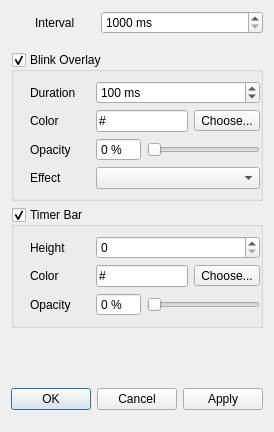
<?xml version="1.0" encoding="UTF-8"?>
<ui version="4.0">
 <class>SettingsDialog</class>
 <widget class="QDialog" name="SettingsDialog">
  <property name="geometry">
   <rect>
    <x>0</x>
    <y>0</y>
    <width>270</width>
    <height>432</height>
   </rect>
  </property>
  <property name="windowTitle">
   <string>Blink Settings</string>
  </property>
  <layout class="QVBoxLayout" name="verticalLayout_3">
   <item>
    <layout class="QFormLayout" name="formLayout_4">
     <property name="leftMargin">
      <number>24</number>
     </property>
     <property name="bottomMargin">
      <number>12</number>
     </property>
     <item row="0" column="0">
      <widget class="QLabel" name="label_Interval">
       <property name="minimumSize">
        <size>
         <width>60</width>
         <height>0</height>
        </size>
       </property>
       <property name="text">
        <string>Interval</string>
       </property>
       <property name="buddy">
        <cstring>spinBox_Interval</cstring>
       </property>
      </widget>
     </item>
     <item row="0" column="1">
      <widget class="QSpinBox" name="spinBox_Interval">
       <property name="suffix">
        <string> ms</string>
       </property>
       <property name="minimum">
        <number>1000</number>
       </property>
       <property name="maximum">
        <number>60000</number>
       </property>
       <property name="singleStep">
        <number>1000</number>
       </property>
      </widget>
     </item>
    </layout>
   </item>
   <item>
    <widget class="QGroupBox" name="groupBox_BlinkOverlay">
     <property name="title">
      <string>Blink Overlay</string>
     </property>
     <property name="flat">
      <bool>false</bool>
     </property>
     <property name="checkable">
      <bool>true</bool>
     </property>
     <property name="checked">
      <bool>true</bool>
     </property>
     <layout class="QFormLayout" name="formLayout_2">
      <property name="leftMargin">
       <number>16</number>
      </property>
      <property name="rightMargin">
       <number>0</number>
      </property>
      <item row="0" column="0">
       <widget class="QLabel" name="label_Durartion">
        <property name="minimumSize">
         <size>
          <width>60</width>
          <height>0</height>
         </size>
        </property>
        <property name="text">
         <string>Duration</string>
        </property>
        <property name="buddy">
         <cstring>spinBox_Duration</cstring>
        </property>
       </widget>
      </item>
      <item row="0" column="1">
       <widget class="QSpinBox" name="spinBox_Duration">
        <property name="suffix">
         <string> ms</string>
        </property>
        <property name="prefix">
         <string/>
        </property>
        <property name="maximum">
         <number>1000</number>
        </property>
        <property name="singleStep">
         <number>10</number>
        </property>
        <property name="value">
         <number>100</number>
        </property>
       </widget>
      </item>
      <item row="1" column="0">
       <widget class="QLabel" name="label_Color">
        <property name="text">
         <string>Color</string>
        </property>
        <property name="buddy">
         <cstring>lineEdit_Color</cstring>
        </property>
       </widget>
      </item>
      <item row="1" column="1">
       <layout class="QHBoxLayout" name="horizontalLayout_Color">
        <item>
         <widget class="QLineEdit" name="lineEdit_Color">
          <property name="inputMask">
           <string>\#HHHHHH</string>
          </property>
         </widget>
        </item>
        <item>
         <widget class="QToolButton" name="toolButton_Color">
          <property name="text">
           <string>Choose...</string>
          </property>
         </widget>
        </item>
       </layout>
      </item>
      <item row="2" column="0">
       <widget class="QLabel" name="label_Opacity">
        <property name="text">
         <string>Opacity</string>
        </property>
        <property name="buddy">
         <cstring>spinBox_Opacity</cstring>
        </property>
       </widget>
      </item>
      <item row="2" column="1">
       <layout class="QHBoxLayout" name="horizontalLayout_Opacity">
        <item>
         <widget class="QSpinBox" name="spinBox_Opacity">
          <property name="frame">
           <bool>true</bool>
          </property>
          <property name="buttonSymbols">
           <enum>QAbstractSpinBox::NoButtons</enum>
          </property>
          <property name="suffix">
           <string> %</string>
          </property>
          <property name="maximum">
           <number>100</number>
          </property>
          <property name="singleStep">
           <number>10</number>
          </property>
         </widget>
        </item>
        <item>
         <widget class="QSlider" name="horizontalSlider_Opacity">
          <property name="maximum">
           <number>100</number>
          </property>
          <property name="orientation">
           <enum>Qt::Horizontal</enum>
          </property>
         </widget>
        </item>
       </layout>
      </item>
      <item row="3" column="0">
       <widget class="QLabel" name="label_Effect">
        <property name="text">
         <string>Effect</string>
        </property>
        <property name="buddy">
         <cstring>comboBox_Effect</cstring>
        </property>
       </widget>
      </item>
      <item row="3" column="1">
       <widget class="QComboBox" name="comboBox_Effect"/>
      </item>
     </layout>
    </widget>
   </item>
   <item>
    <widget class="QGroupBox" name="groupBox_TimerBar">
     <property name="title">
      <string>Timer Bar</string>
     </property>
     <property name="flat">
      <bool>false</bool>
     </property>
     <property name="checkable">
      <bool>true</bool>
     </property>
     <layout class="QFormLayout" name="formLayout">
      <property name="leftMargin">
       <number>16</number>
      </property>
      <property name="rightMargin">
       <number>0</number>
      </property>
      <item row="0" column="0">
       <widget class="QLabel" name="label_TimerHeight">
        <property name="minimumSize">
         <size>
          <width>60</width>
          <height>0</height>
         </size>
        </property>
        <property name="text">
         <string>Height</string>
        </property>
        <property name="buddy">
         <cstring>spinBox_TimerHeight</cstring>
        </property>
       </widget>
      </item>
      <item row="0" column="1">
       <widget class="QSpinBox" name="spinBox_TimerHeight"/>
      </item>
      <item row="1" column="0">
       <widget class="QLabel" name="label_Color_3">
        <property name="text">
         <string>Color</string>
        </property>
        <property name="buddy">
         <cstring>lineEdit_TimerColor</cstring>
        </property>
       </widget>
      </item>
      <item row="1" column="1">
       <layout class="QHBoxLayout" name="horizontalLayout_TimerColor">
        <item>
         <widget class="QLineEdit" name="lineEdit_TimerColor">
          <property name="inputMask">
           <string>\#HHHHHH</string>
          </property>
         </widget>
        </item>
        <item>
         <widget class="QToolButton" name="toolButton_TimerColor">
          <property name="text">
           <string>Choose...</string>
          </property>
         </widget>
        </item>
       </layout>
      </item>
      <item row="2" column="0">
       <widget class="QLabel" name="label_Opacity_3">
        <property name="text">
         <string>Opacity</string>
        </property>
        <property name="buddy">
         <cstring>spinBox_Opacity_3</cstring>
        </property>
       </widget>
      </item>
      <item row="2" column="1">
       <layout class="QHBoxLayout" name="horizontalLayout_Opacity_3">
        <item>
         <widget class="QSpinBox" name="spinBox_Opacity_3">
          <property name="frame">
           <bool>true</bool>
          </property>
          <property name="buttonSymbols">
           <enum>QAbstractSpinBox::NoButtons</enum>
          </property>
          <property name="suffix">
           <string> %</string>
          </property>
          <property name="maximum">
           <number>100</number>
          </property>
          <property name="singleStep">
           <number>10</number>
          </property>
         </widget>
        </item>
        <item>
         <widget class="QSlider" name="horizontalSlider_Opacity_3">
          <property name="maximum">
           <number>100</number>
          </property>
          <property name="orientation">
           <enum>Qt::Horizontal</enum>
          </property>
         </widget>
        </item>
       </layout>
      </item>
     </layout>
    </widget>
   </item>
   <item>
    <spacer name="verticalSpacer">
     <property name="orientation">
      <enum>Qt::Vertical</enum>
     </property>
     <property name="sizeHint" stdset="0">
      <size>
       <width>0</width>
       <height>0</height>
      </size>
     </property>
    </spacer>
   </item>
   <item>
    <widget class="QDialogButtonBox" name="buttonBox">
     <property name="sizePolicy">
      <sizepolicy hsizetype="Expanding" vsizetype="Expanding">
       <horstretch>0</horstretch>
       <verstretch>0</verstretch>
      </sizepolicy>
     </property>
     <property name="orientation">
      <enum>Qt::Horizontal</enum>
     </property>
     <property name="standardButtons">
      <set>QDialogButtonBox::Apply|QDialogButtonBox::Cancel|QDialogButtonBox::Ok</set>
     </property>
    </widget>
   </item>
  </layout>
  <action name="actionPick_Color">
   <property name="text">
    <string>Pick Color</string>
   </property>
  </action>
 </widget>
 <tabstops>
  <tabstop>groupBox_BlinkOverlay</tabstop>
  <tabstop>lineEdit_Color</tabstop>
  <tabstop>toolButton_Color</tabstop>
  <tabstop>spinBox_Opacity</tabstop>
  <tabstop>horizontalSlider_Opacity</tabstop>
 </tabstops>
 <resources/>
 <connections>
  <connection>
   <sender>buttonBox</sender>
   <signal>accepted()</signal>
   <receiver>SettingsDialog</receiver>
   <slot>accept()</slot>
   <hints>
    <hint type="sourcelabel">
     <x>232</x>
     <y>402</y>
    </hint>
    <hint type="destinationlabel">
     <x>166</x>
     <y>441</y>
    </hint>
   </hints>
  </connection>
  <connection>
   <sender>buttonBox</sender>
   <signal>rejected()</signal>
   <receiver>SettingsDialog</receiver>
   <slot>reject()</slot>
   <hints>
    <hint type="sourcelabel">
     <x>256</x>
     <y>414</y>
    </hint>
    <hint type="destinationlabel">
     <x>161</x>
     <y>441</y>
    </hint>
   </hints>
  </connection>
  <connection>
   <sender>spinBox_Opacity</sender>
   <signal>valueChanged(int)</signal>
   <receiver>horizontalSlider_Opacity</receiver>
   <slot>setValue(int)</slot>
   <hints>
    <hint type="sourcelabel">
     <x>142</x>
     <y>164</y>
    </hint>
    <hint type="destinationlabel">
     <x>249</x>
     <y>158</y>
    </hint>
   </hints>
  </connection>
  <connection>
   <sender>horizontalSlider_Opacity</sender>
   <signal>valueChanged(int)</signal>
   <receiver>spinBox_Opacity</receiver>
   <slot>setValue(int)</slot>
   <hints>
    <hint type="sourcelabel">
     <x>249</x>
     <y>158</y>
    </hint>
    <hint type="destinationlabel">
     <x>114</x>
     <y>142</y>
    </hint>
   </hints>
  </connection>
  <connection>
   <sender>spinBox_Opacity_3</sender>
   <signal>valueChanged(int)</signal>
   <receiver>horizontalSlider_Opacity_3</receiver>
   <slot>setValue(int)</slot>
   <hints>
    <hint type="sourcelabel">
     <x>122</x>
     <y>327</y>
    </hint>
    <hint type="destinationlabel">
     <x>171</x>
     <y>326</y>
    </hint>
   </hints>
  </connection>
  <connection>
   <sender>horizontalSlider_Opacity_3</sender>
   <signal>valueChanged(int)</signal>
   <receiver>spinBox_Opacity_3</receiver>
   <slot>setValue(int)</slot>
   <hints>
    <hint type="sourcelabel">
     <x>234</x>
     <y>329</y>
    </hint>
    <hint type="destinationlabel">
     <x>126</x>
     <y>326</y>
    </hint>
   </hints>
  </connection>
 </connections>
</ui>
